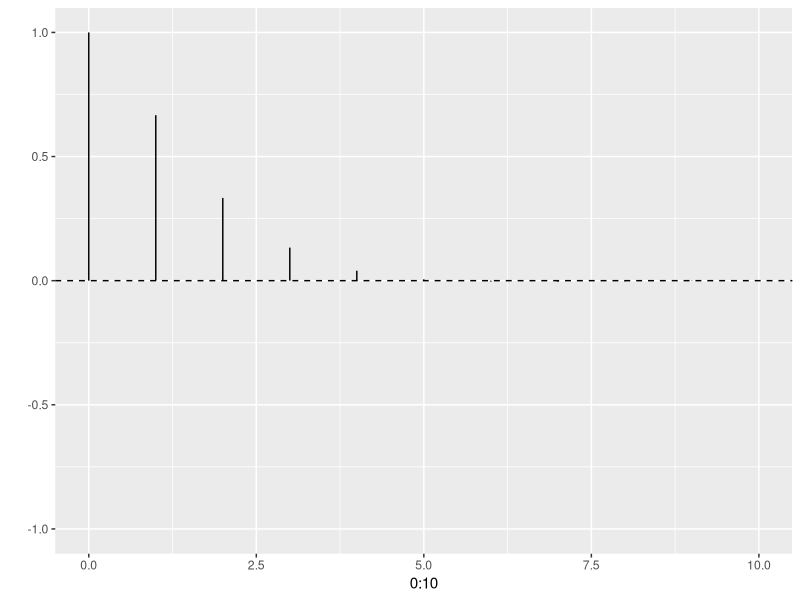
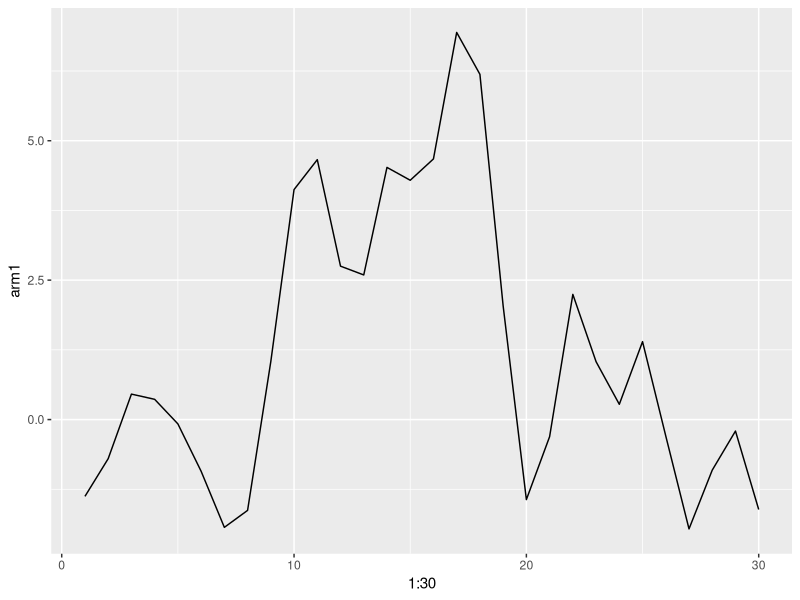

The R source for these figures, in order:
## ---- chunk 1
knitr::opts_chunk$set(echo=FALSE, message = FALSE, 
  warning = FALSE, results = "hide", fig.height = 3, fig.width = 6) 
## ---- chunk 2
#1 simulate AR(2)
library('ggplot2')
#Theoretical ACF using ARMAacf
arma11 <- ARMAacf(ar=c(0.8,-.2),lag.max = 10)
qplot(x=0:10,ymin=0,
			ymax=arma11,geom="linerange")+
	geom_hline(yintercept=0,
						 linetype="dashed")+ylim(c(-1,1))
## ---- chunk 3
# (b) 1 simulation model
arm1<-arima.sim(model=list(ar=c(0.8,-0.2),ma=1,sd=1),30)
qplot(1:30,arm1,geom="line")
ar.acf <-acf(arm1,lag.max = 1,plot=F)
## ---- chunk 4
#1000 simulation 
ts.length = 30   #ts length
arm1000<-replicate(1000,arima.sim(model=list(ar=c(0.8,-0.2),ma=1,sd=1),ts.length))
